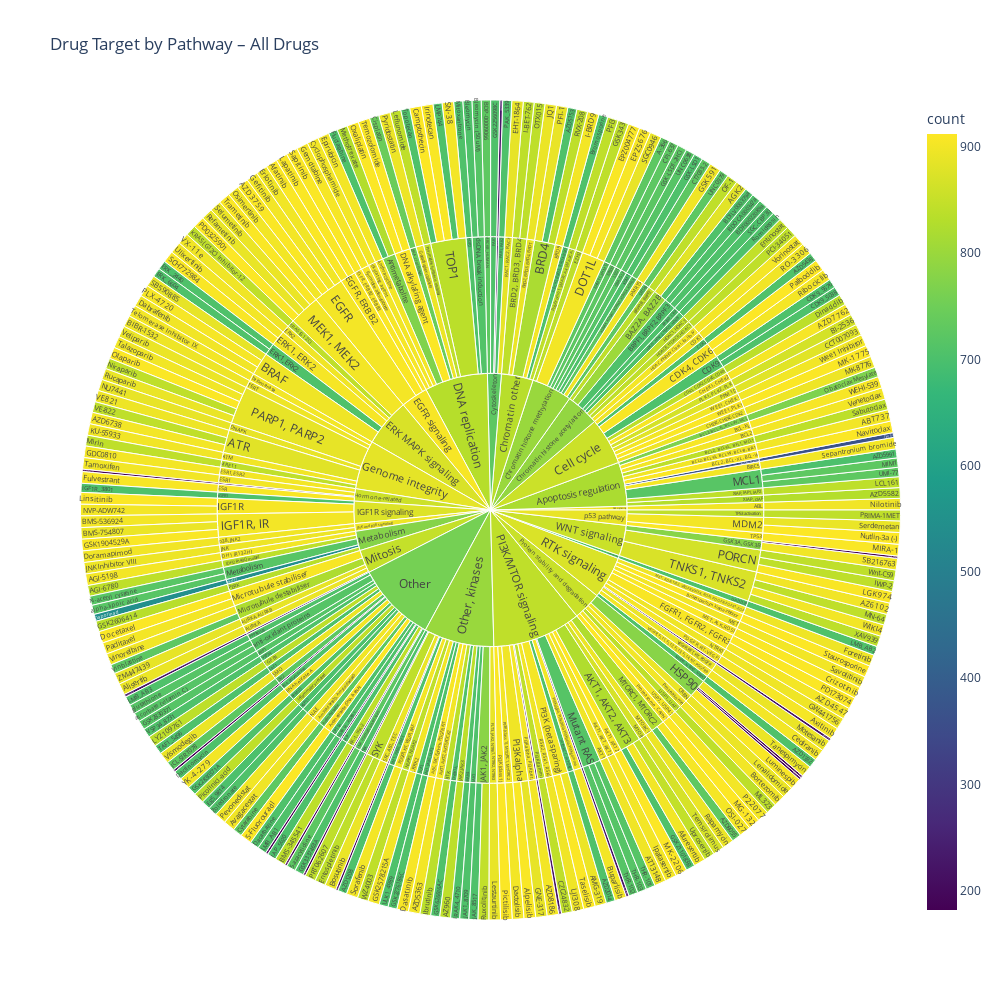

Source (notebook cell):
### Code cell
plot_sunburst(
    subset_df,
    ['target','cancer_type_tcga'],
    'Drug Target by cancer type – Select Drugs'
)



# Save figure
fig.write_image(
    RESULTS_DIR / 'drug_target_by_cnacer_suelect_drugs.png', 
    width=fig.layout.width,      
    height=fig.layout.height,     
    scale=3      # scale up for better resolution
)
fig.show()

### Figure 1 — Plotly figure (JSON) as saved in the notebook; plotly's stock layout.template omitted (floating-point values rounded to 4 significant figures; data arrays with more than 128 entries replaced by an {"elided": "..."} marker saying what was removed)
{"data": [{"branchvalues": "total", "customdata": {"elided": "460x1 float values"}, "domain": {"x": [0, 1], "y": [0, 1]}, "hovertemplate": "labels=%{label}<br>count_sum=%{value}<br>parent=%{parent}<br>id=%{id}<br>count=%{color}<extra></extra>", "ids": {"elided": "460 str values"}, "labels": {"elided": "460 str values"}, "marker": {"coloraxis": "coloraxis", "colors": {"elided": "460 float values"}}, "name": "", "parents": {"elided": "460 str values"}, "sort": false, "type": "sunburst", "values": {"elided": "460 float values"}}], "layout": {"coloraxis": {"colorbar": {"title": {"text": "count"}}, "colorscale": [[0, "#440154"], [0.1111, "#482878"], [0.2222, "#3e4989"], [0.3333, "#31688e"], [0.4444, "#26828e"], [0.5556, "#1f9e89"], [0.6667, "#35b779"], [0.7778, "#6ece58"], [0.8889, "#b5de2b"], [1, "#fde725"]]}, "height": 1000, "legend": {"tracegroupgap": 0}, "title": {"text": "Drug Target by Pathway – All Drugs"}, "width": 1000}}
